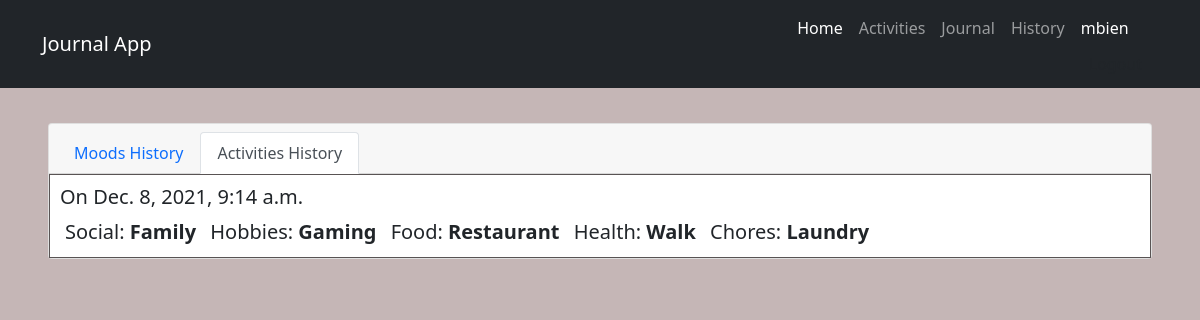
Page /journal/chart2/ (signed in) on the committed database.
### journal/models.py (models this page shows)
class Activities(models.Model):
    social = models.CharField(max_length=20, blank=True, choices=Social)
    hobbies = models.CharField(max_length=20, blank=True, choices=Hobbies)
    food = models.CharField(max_length=20, blank=True, choices=Food)
    health = models.CharField(max_length=20, blank=True, choices=Health)
    chores = models.CharField(max_length=20, blank=True, choices=Chores)
    user = models.ForeignKey(User, on_delete=models.CASCADE, blank=True, null=True)
    created_at = models.DateTimeField(auto_now_add=True, blank=True, null=True)

### journal/views.py (the view)
# urls.py: path('chart2/', views.chart2, name='chart2'),
def chart2(request):
    activities = Activities.objects.all()
    context = {'activities': activities}
    return render(request, 'entry/chart2.html', context)

### templates/entry/chart2.html
{% extends 'entry/base.html' %}
{% block body %}
    <div class="card m-5">
    <div class="card-header">
        <ul class="nav nav-tabs card-header-tabs">
      <li class="nav-item">
        <a class="nav-link" href="{% url 'chart' %}" >Moods History</a>
      </li>
      <li class="nav-item">
        <a class="nav-link active" href="#" >Activities History</a>
      </li>
        </ul>
    </div>
    {% for activities in activities %}
        <div class="act-block">
            <h5 class="font weight-bold"><span> On</span>   {{ activities.created_at }}</h5>
                <p class="lead"> Social: <span id="text-act">{{ activities.social }}</span></p>
                <p class="lead"> Hobbies: <span id="text-act">{{ activities.hobbies }}</span></p>
                <p class="lead"> Food: <span id="text-act">{{ activities.food }}</span></p>
                <p class="lead"> Health: <span id="text-act">{{ activities.health }}</span></p>
                <p class="lead"> Chores: <span id="text-act">{{ activities.chores }}</span></p>
        </div>
    {% endfor %}
 </div>
{% endblock %}

### templates/entry/base.html (shortened to what this page needs)
{% load static %}
<!doctype html>
<html lang="en">
  <head>
    <link href="https://cdn.jsdelivr.net/npm/bootstrap@5.1.3/dist/css/bootstrap.min.css" rel="stylesheet">
      <link rel="stylesheet" href="{% static 'journal.css' %}">
  </head>
  <body>
  <nav class="navbar navbar-expand-lg navbar-dark bg-dark fixed-top ">
    <div class="container">
        <a class="navbar-brand" href="{% url 'index' %}">Journal App</a>
        <div class="collapse navbar-collapse" id="navbarSupportedContent">
                {% if user.is_authenticated %}
                    <ul class="navbar-nav ms-auto mb-2 mb-lg-0">
                <li class="nav-item">
                    <a class="nav-link active" aria-current="page" href="{%  url 'index' %}">Home</a>
                </li>
                <li class="nav-item">
                    <a class="nav-link" href="{% url 'activities' %}">Activities</a>
                </li>
                <li class="nav-item">
                    <a class="nav-link" href="{% url 'add' %}">Journal</a>
                </li>
                <li class="nav-item">
                    <a class="nav-link" href="{% url 'chart' %}">History</a>
                </li>
                    <li class="dropdown">
                        <a class="nav-link dropbtn" data-bs-toggle="dropdown" role="button" style="color: white">{{user.username}}</a>
                            <div class="dropdown-content">
                                <a class="dropdown-item" href="{% url 'logout' %}">Logout</a>
                            </div>
                    </li>
                    </ul>
                {% else %}
                    <a class="btn btn-light" href={% url 'login' %}>Login</a>
                    <div class="m-2"></div>
                    <a class="btn btn-light" href={% url 'register' %}>Register</a>
                {% endif %}
        </div>
    </div>
</nav>
    <div class="container-my-5">
        {% block body %}
        {% endblock %}
    </div>
  </body>
</html>

### static/journal.css (style rules this page uses)
body { padding-top: 75px; background-color: #c5b6b6; }
.act-block { border: 1px solid #595454; padding: 10px; }
.act-block > p { display: inline; margin: 5px; }
#text-act { font-weight: bold; text-transform: capitalize; }

### rows in the picture
Activities: created_at "Dec. 8, 2021, 9:14 a.m.", social "Family", hobbies "Gaming", food "Restaurant", health "Walk", chores "Laundry"

### other values in the picture
{{ user.username }} "mbien"
